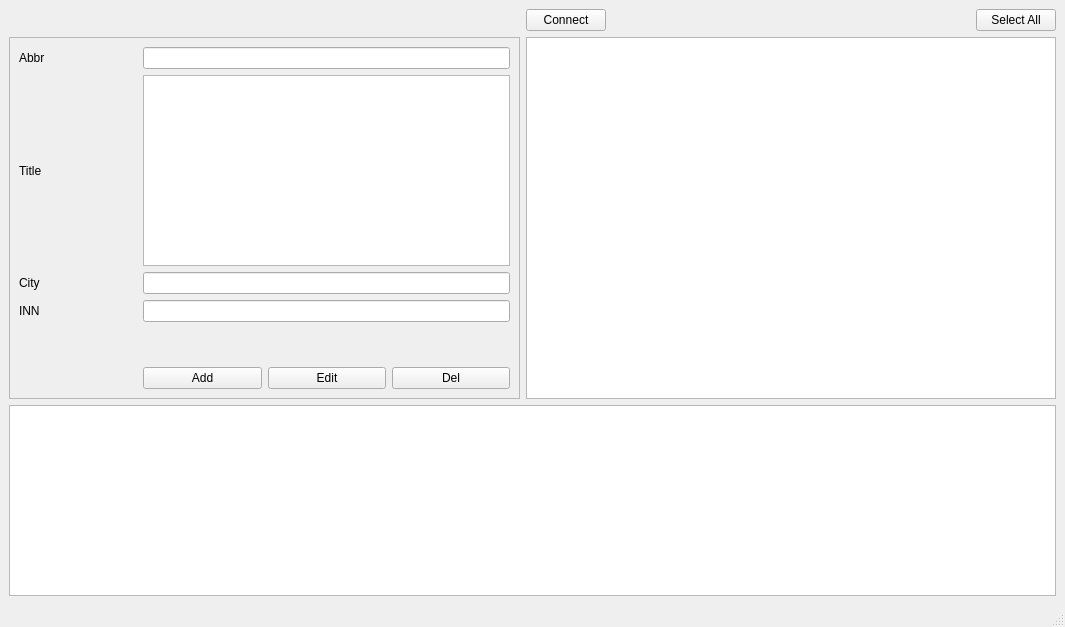
<?xml version="1.0" encoding="UTF-8"?>
<ui version="4.0">
 <class>MainWindow</class>
 <widget class="QMainWindow" name="MainWindow">
  <property name="geometry">
   <rect>
    <x>0</x>
    <y>0</y>
    <width>1065</width>
    <height>627</height>
   </rect>
  </property>
  <property name="windowTitle">
   <string>MainWindow</string>
  </property>
  <widget class="QWidget" name="centralwidget">
   <layout class="QGridLayout" name="gridLayout_2">
    <item row="0" column="1">
     <widget class="QPushButton" name="btnConnect">
      <property name="text">
       <string>Connect</string>
      </property>
     </widget>
    </item>
    <item row="0" column="2">
     <spacer name="horizontalSpacer">
      <property name="orientation">
       <enum>Qt::Horizontal</enum>
      </property>
      <property name="sizeHint" stdset="0">
       <size>
        <width>355</width>
        <height>20</height>
       </size>
      </property>
     </spacer>
    </item>
    <item row="0" column="3">
     <widget class="QPushButton" name="btnSelectAll">
      <property name="text">
       <string>Select All</string>
      </property>
     </widget>
    </item>
    <item row="1" column="0">
     <widget class="QFrame" name="frame">
      <property name="sizePolicy">
       <sizepolicy hsizetype="Minimum" vsizetype="Preferred">
        <horstretch>0</horstretch>
        <verstretch>0</verstretch>
       </sizepolicy>
      </property>
      <property name="minimumSize">
       <size>
        <width>511</width>
        <height>0</height>
       </size>
      </property>
      <property name="frameShape">
       <enum>QFrame::StyledPanel</enum>
      </property>
      <property name="frameShadow">
       <enum>QFrame::Plain</enum>
      </property>
      <layout class="QGridLayout" name="gridLayout">
       <item row="0" column="1" colspan="3">
        <widget class="QLineEdit" name="leAbbr"/>
       </item>
       <item row="2" column="1" colspan="3">
        <widget class="QLineEdit" name="leCity"/>
       </item>
       <item row="0" column="0">
        <widget class="QLabel" name="lbAbbr">
         <property name="text">
          <string>Abbr</string>
         </property>
        </widget>
       </item>
       <item row="1" column="0">
        <widget class="QLabel" name="lbTitle">
         <property name="text">
          <string>Title</string>
         </property>
        </widget>
       </item>
       <item row="3" column="1" colspan="3">
        <widget class="QLineEdit" name="leInn"/>
       </item>
       <item row="3" column="0">
        <widget class="QLabel" name="lbInn">
         <property name="text">
          <string>INN</string>
         </property>
        </widget>
       </item>
       <item row="5" column="1">
        <widget class="QPushButton" name="btnAdd">
         <property name="text">
          <string>Add</string>
         </property>
        </widget>
       </item>
       <item row="5" column="3">
        <widget class="QPushButton" name="btnDel">
         <property name="text">
          <string>Del</string>
         </property>
        </widget>
       </item>
       <item row="5" column="2">
        <widget class="QPushButton" name="btnEdit">
         <property name="text">
          <string>Edit</string>
         </property>
        </widget>
       </item>
       <item row="2" column="0">
        <widget class="QLabel" name="lbCity">
         <property name="text">
          <string>City</string>
         </property>
        </widget>
       </item>
       <item row="1" column="1" colspan="3">
        <widget class="QTextEdit" name="teTitle"/>
       </item>
       <item row="4" column="1" colspan="3">
        <spacer name="verticalSpacer">
         <property name="orientation">
          <enum>Qt::Vertical</enum>
         </property>
         <property name="sizeHint" stdset="0">
          <size>
           <width>20</width>
           <height>40</height>
          </size>
         </property>
        </spacer>
       </item>
      </layout>
     </widget>
    </item>
    <item row="1" column="1" colspan="3">
     <widget class="QTableWidget" name="twOrg"/>
    </item>
    <item row="2" column="0" colspan="4">
     <widget class="QTextEdit" name="teResult">
      <property name="readOnly">
       <bool>true</bool>
      </property>
     </widget>
    </item>
   </layout>
  </widget>
  <widget class="QMenuBar" name="menubar">
   <property name="geometry">
    <rect>
     <x>0</x>
     <y>0</y>
     <width>1065</width>
     <height>20</height>
    </rect>
   </property>
  </widget>
  <widget class="QStatusBar" name="statusbar"/>
 </widget>
 <resources/>
 <connections/>
</ui>
